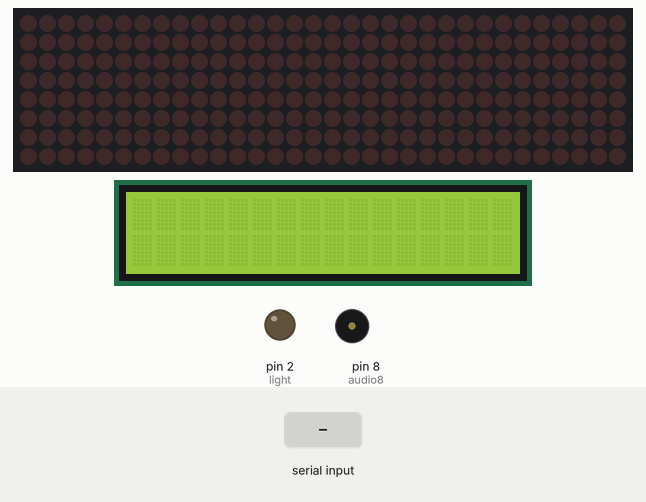
Recording of a sketch running on a simulated Arduino Uno, built with avr-gcc and run on an emulated ATmega328P. Parts: 32×8 LED matrix, 16×2 character LCD, output pins drawn as LEDs (lit = HIGH), buzzer (waves = sounding). The test bench sets the inputs (shaded band). What the sketch prints to the serial monitor is not drawn.

Above: at 1.2 s.
1.3 s: "a" received over Serial
At 5.3 s:
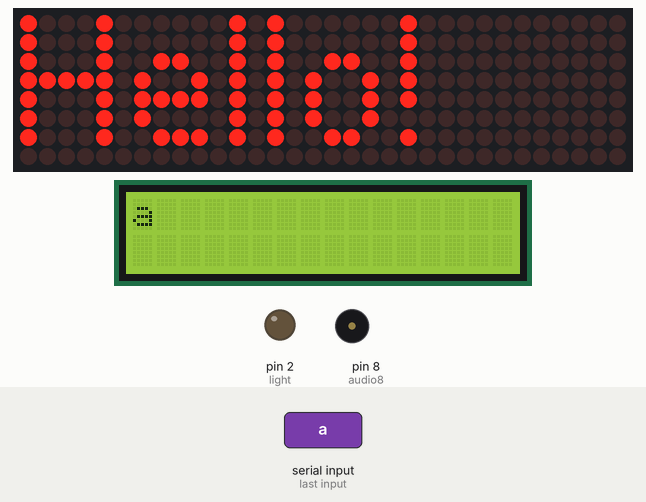
6.5 s: "e" received over Serial
At 8.21 s:
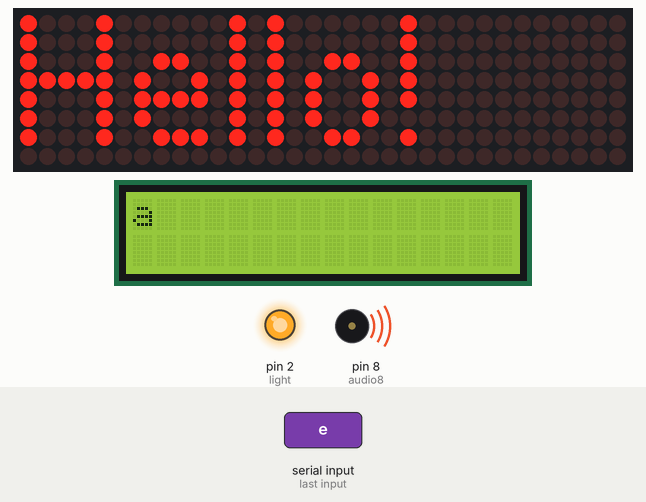
9.5 s: "b" received over Serial
At 14.4 s:
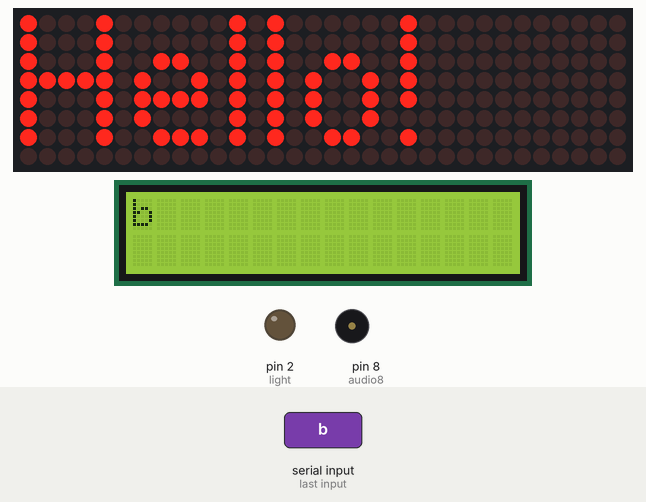
15.2 s: "i" received over Serial
At 18.1 s:
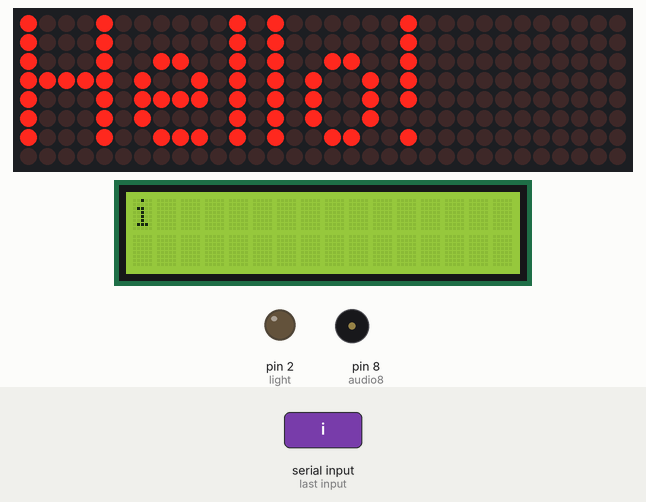
18.2 s: "c" received over Serial
At 23.9 s:
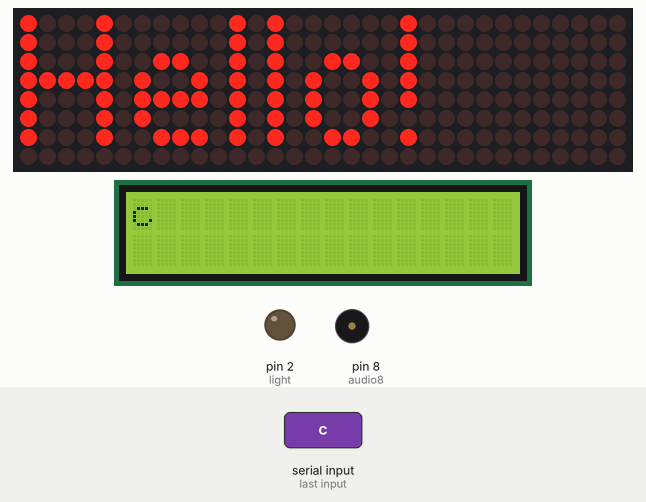
24.2 s: "d" received over Serial
At 28.6 s:
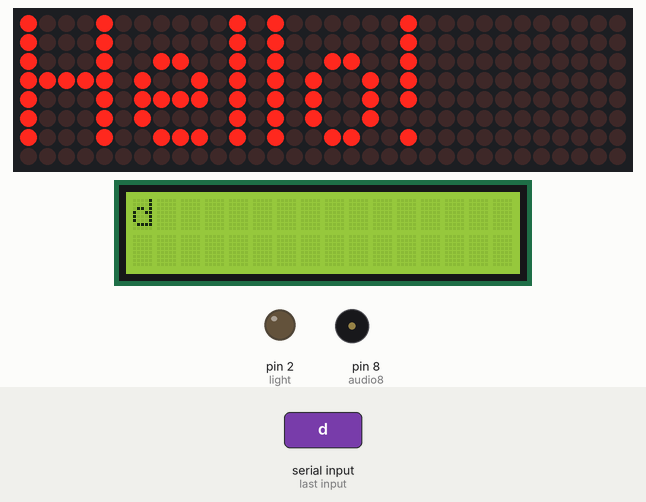
Timing chart, 0 to 30.1 s (numbered marks = the images above; inputs shaded):
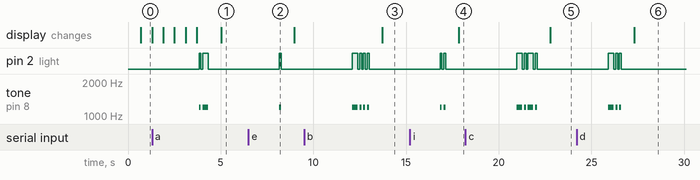

Measured:
- after the input at 1.3 s, pin 2 (light): LOW → HIGH after 2.5 s, → LOW 0.10 s later, → HIGH 0.10 s later, → LOW 0.30 s later; tone on pin 8 (audio8): silent → 1200 Hz after 2.5 s, → silent 0.10 s later, → 1200 Hz 0.10 s later, → silent 0.30 s later; the display: first differs from a run without the input after 3.7 s (image 1)
- after the input at 6.5 s, pin 2 (light): LOW → HIGH after 1.7 s, → LOW 0.10 s later; tone on pin 8 (audio8): silent → 1200 Hz after 1.7 s, → silent 0.10 s later
- after the input at 9.5 s, pin 2 (light): LOW → HIGH after 2.6 s, then repeats every 0.20 s: LOW 0.10 s, HIGH 0.10 s, until it stays LOW from 13.0 s; tone on pin 8 (audio8): silent → 1200 Hz after 2.6 s, then repeats every 0.20 s: silent 0.10 s, 1200 Hz 0.10 s, until it stays silent from 13.0 s; the display: changes after 4.2 s (image 3)
- after the input at 15.2 s, pin 2 (light): alternates HIGH for 0.10 s and LOW for 0.10 s, 4 changes in all, then stays LOW, starting after 1.6 s; tone on pin 8 (audio8): alternates 1200 Hz for 0.10 s and silent for 0.10 s, 4 changes in all, then stays silent, starting after 1.6 s; the display: changes after 2.6 s (image 4)
- after the input at 18.2 s, pin 2 (light): LOW → HIGH after 2.8 s, → LOW 0.30 s later, → HIGH 0.10 s later, → LOW 0.10 s later, … (8 changes in this stretch); tone on pin 8 (audio8): plays 1200 Hz for 0.30 s, 1200 Hz for 0.10 s, 1200 Hz for 0.30 s, 1200 Hz for 0.10 s, starting after 2.8 s; the display: changes after 4.6 s (image 5)
- after the input at 24.2 s, pin 2 (light): LOW → HIGH after 1.7 s, then repeats every 0.20 s: LOW 0.10 s, HIGH 0.10 s, until it stays LOW from 26.6 s; tone on pin 8 (audio8): silent → 1200 Hz after 1.7 s, then repeats every 0.20 s: silent 0.10 s, 1200 Hz 0.10 s, until it stays silent from 26.6 s; the display: changes after 3.1 s (image 6)

The sketch:

lab_code3-2Yslozhnenie.ino
```cpp
#include <LiquidCrystal.h>
#include <LiquidCrystal_I2C.h>
#include <MD_MAX72xx.h>
#include <SPI.h>
LiquidCrystal_I2C lcd(0x27, 16, 2);
#define PRINT(s, v) { Serial.print(F(s)); Serial.print(v); }

// Define the number of devices we have in the chain and the hardware interface
// NOTE: These pin numbers will probably not work with your hardware and may
// need to be adapted
#define HARDWARE_TYPE MD_MAX72XX::PAROLA_HW
#define MAX_DEVICES 4

#define CLK_PIN   13  // or SCK
#define DATA_PIN  11  // or MOSI
#define CS_PIN    10  // or SS

// SPI hardware interface
MD_MAX72XX mx = MD_MAX72XX(HARDWARE_TYPE, CS_PIN, MAX_DEVICES);
// Arbitrary pins
//MD_MAX72XX mx = MD_MAX72XX(HARDWARE_TYPE, DATA_PIN, CLK_PIN, CS_PIN, MAX_DEVICES);

// Text parameters
#define CHAR_SPACING  1 // pixels between characters

// Global message buffers shared by Serial and Scrolling functions
#define BUF_SIZE  75
char message[BUF_SIZE] = "Hello!";
bool newMessageAvailable = true;
char stringToMorseCode[] = "";
int j=0;
int light = 2;
int audio8 = 8; // к контакту 8 подключен зуммер
int note = 1200; // music note/pitch (используемый тон)
int dotLen = 100; // length of the morse code 'dot'(длительность звучания точки)
int dashLen = dotLen * 3; // length of the morse code 'dash' (длительность звучания тире)
int pinCS = 10;


void readSerial(void)
{
  static uint8_t	putIndex = 0;
}

void printText(uint8_t modStart, uint8_t modEnd, char *pMsg)
// Print the text string to the LED matrix modules specified.
// Message area is padded with blank columns after printing.
{
  uint8_t   state = 0;
  uint8_t   curLen;
  uint16_t  showLen;
  uint8_t   cBuf[8];
  int16_t   col = ((modEnd + 1) * COL_SIZE) - 1;

  mx.control(modStart, modEnd, MD_MAX72XX::UPDATE, MD_MAX72XX::OFF);

  do     // finite state machine to print the characters in the space available
  {
    switch(state)
    {
      case 0: // Load the next character from the font table
        // if we reached end of message, reset the message pointer
        if (*pMsg == '\0')
        {
          showLen = col - (modEnd * COL_SIZE);  // padding characters
          state = 2;
          break;
        }

        // retrieve the next character form the font file
        showLen = mx.getChar(*pMsg++, sizeof(cBuf)/sizeof(cBuf[0]), cBuf);
        curLen = 0;
        state++;
        // !! deliberately fall through to next state to start displaying

      case 1: // display the next part of the character
        mx.setColumn(col--, cBuf[curLen++]);

        // done with font character, now display the space between chars
        if (curLen == showLen)
        {
          showLen = CHAR_SPACING;
          state = 2;
        }
        break;

      case 2: // initialize state for displaying empty columns
        curLen = 0;
        state++;
        // fall through

      case 3:	// display inter-character spacing or end of message padding (blank columns)
        mx.setColumn(col--, 0);
        curLen++;
        if (curLen == showLen)
          state = 0;
        break;

      default:
        col = -1;   // this definitely ends the do loop
    }
  } while (col >= (modStart * COL_SIZE));

  mx.control(modStart, modEnd, MD_MAX72XX::UPDATE, MD_MAX72XX::ON);
}

void setup() {
Serial.begin(9600);
mx.begin();
 Serial.print("\n[MD_MAX72XX Message Display]\nType a message for the display\nEnd message line with a newline");
  lcd.init();
  lcd.backlight();
  lcd.clear();
  pinMode(light, OUTPUT);
}
void loop()
{
  j=0;
char inChar = 0;
char inData[100] = ""; // data length of 6 characters
String variable = "";
String variable1 = "";
int index1 = 0;
if ( Serial.available() > 0 ) { // если в последовательном порту есть принятые данные
  while (Serial.available() > 0 && index1 < 100) // read till 6th character
{
delay(100);
inChar = Serial.read(); // начинаем их последовательно считывать и сохранять в символьный массив (по одному символу)
inData[index1] = inChar;
index1++;
inData[index1] = '\0'; // добавляем 0 в конец
}
variable.toUpperCase(); // преобразуем нижний регистр в верхний
for (byte i = 0 ; i < 100 ; i++) {
variable.concat(String(inData[i])); // объединяем строки
}
delay(20);
}
String stringToMorseCode = String(variable);
for (int i = 0; i < sizeof(stringToMorseCode) - 1; i++)
{
char tmpChar = stringToMorseCode[i];
tmpChar = toLowerCase(tmpChar);
GetChar(tmpChar);
  delay(500);
  lcd.setCursor(j, 0);
  lcd.print(tmpChar);
  j ++;

}
readSerial();
  if (newMessageAvailable)
  {
    PRINT("\nProcessing new message: ", message);
    printText(0, MAX_DEVICES-1, message);
    newMessageAvailable = false;
  }
}
void MorseDot()
{
tone(audio8, note, dotLen); // start playing a tone
digitalWrite(light, HIGH);
delay(dotLen); // hold in this position
digitalWrite(light, LOW);
}
void MorseDash()
{
tone(audio8, note, dashLen); // start playing a tone
digitalWrite(light, HIGH);
delay(dashLen); // hold in this position
digitalWrite(light, LOW);
}
void GetChar(char tmpChar)
{
switch (tmpChar) {
case 'a':
MorseDot();
delay(100);
MorseDash();
delay(100);
break;
case 'b':
MorseDash();
delay(100);
MorseDot();
delay(100);
MorseDot();
delay(100);
  MorseDot();
delay(100);
break;
case 'c':
MorseDash();
delay(100);
MorseDot();
delay(100);
MorseDash();
delay(100);
MorseDot();
delay(100);
break;
case 'd':
MorseDash();
delay(100);
MorseDot();
delay(100);
MorseDot();
delay(100);
break;
case 'e':
MorseDot();
delay(100);
break;
case 'f':
MorseDot();
delay(100);
MorseDot();
delay(100);
MorseDash();
delay(100);
MorseDot();
delay(100);
break;
case 'g':
MorseDash();
delay(100);
MorseDash();
delay(100);
MorseDot();
delay(100);
break;
case 'h':
MorseDot();
delay(100);
MorseDot();
delay(100);
MorseDot();
delay(100);
MorseDot();
delay(100);
break;
  case 'i':
MorseDot();
delay(100);
MorseDot();
delay(100);
break;
case 'j':
MorseDot();
delay(100);
MorseDash();
delay(100);
MorseDash();
delay(100);
MorseDash();
delay(100);
break;
case 'k':
MorseDash();
delay(100);
MorseDot();
delay(100);
MorseDash();
delay(100);
break;
case 'l':
MorseDot();
delay(100);
MorseDash();
delay(100);
MorseDot();
delay(100);
MorseDot();
delay(100);
break;
case 'm':
MorseDash();
delay(100);
MorseDash();
delay(100);
break;
case 'n':
MorseDash();
delay(100);
MorseDot();
delay(100);
break;
case 'o':
MorseDash();
delay(100);
MorseDash();
delay(100);
MorseDash();
delay(100);
  break;
case 'p':
MorseDot();
delay(100);
MorseDash();
delay(100);
MorseDash();
delay(100);
MorseDot();
delay(100);
break;
case 'q':
MorseDash();
delay(100);
MorseDash();
delay(100);
MorseDot();
delay(100);
MorseDash();
delay(100);
break;
case 'r':
MorseDot();
delay(100);
MorseDash();
delay(100);
MorseDot();
delay(100);
break;
case 's':
MorseDot();
delay(100);
MorseDot();
delay(100);
MorseDot();
delay(100);
break;
case 't':
MorseDash();
delay(100);
break;
case 'u':
MorseDot();
delay(100);
MorseDot();
delay(100);
MorseDash();
delay(100);
break;
case 'v':
MorseDot();
delay(100);
MorseDot();
delay(100);
MorseDot();
delay(100);
MorseDash();
delay(100);
break;
case 'w':
MorseDot();
delay(100);
MorseDash();
delay(100);
MorseDash();
delay(100);
break;
case 'x':
MorseDash();
delay(100);
MorseDot();
delay(100);
MorseDot();
delay(100);
MorseDash();
delay(100);
break;
case 'y':
MorseDash();
delay(100);
MorseDot();
delay(100);
MorseDash();
delay(100);
MorseDash();
delay(100);
break;
case 'z':
MorseDash();
delay(100);
MorseDash();
delay(100);
MorseDot();
delay(100);
MorseDot();
delay(100);
break;
default:
break;


}
delay(100);
}
```
